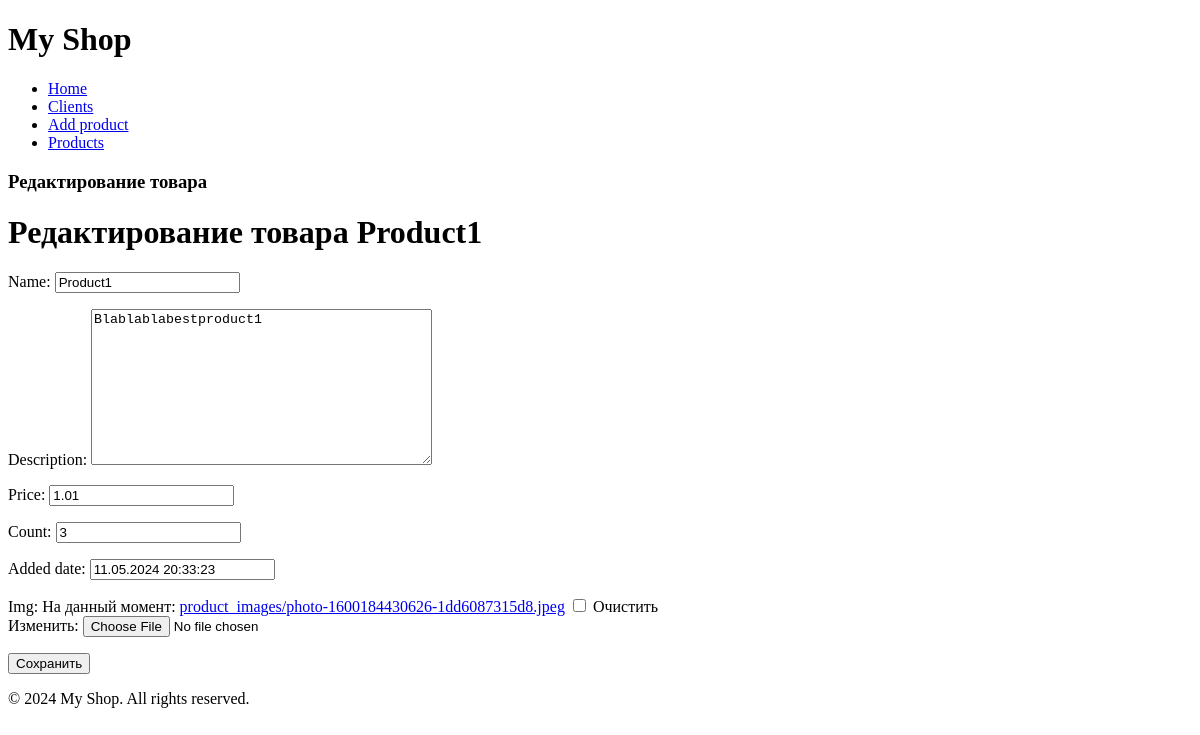
The app's page /shop/products/1/edit/, older data.
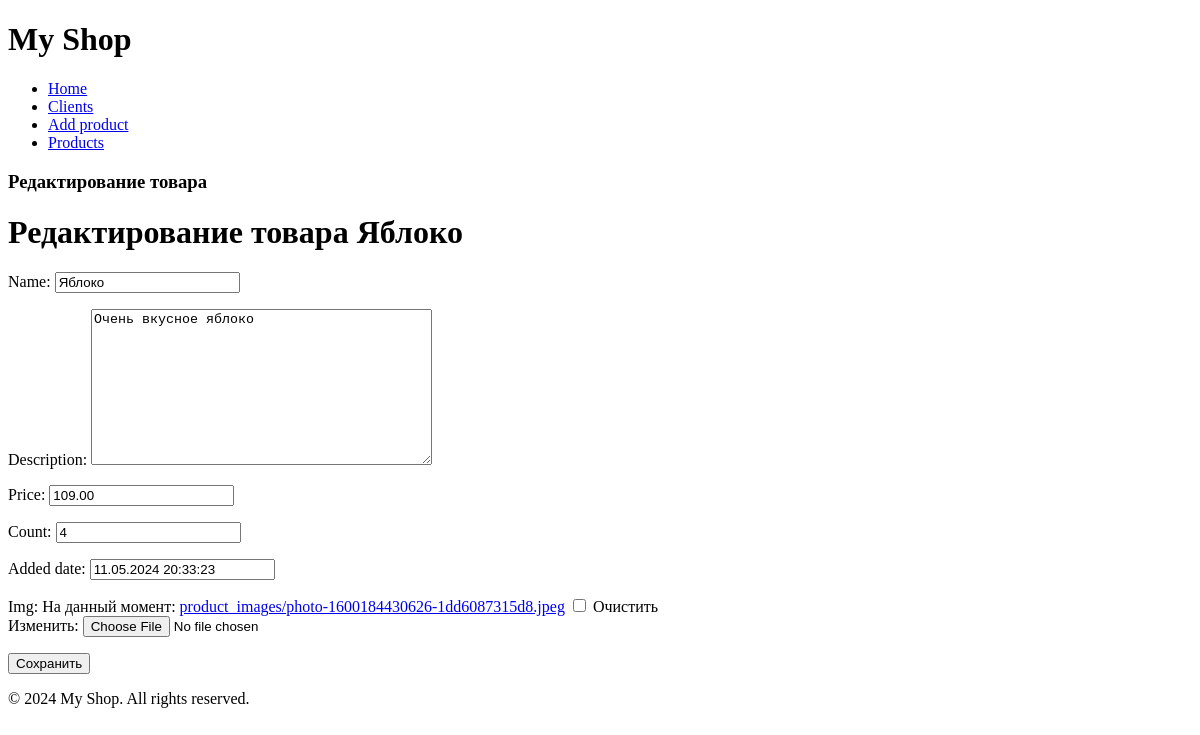
The same page, newer data.
### myshopapp/models.py (models this page shows, shortened)
class Product(models.Model):
    name = models.CharField(max_length=100)
    description = models.TextField()
    price = models.DecimalField(max_digits=10, decimal_places=2)
    count = models.IntegerField()
    added_date = models.DateTimeField(default=timezone.now)
    img = models.ImageField(upload_to='product_images/', blank=True, null=True)

### myshopapp/views.py (the view)
# urls.py: path('products/<int:pk>/edit/', views.edit_product, name='edit_product'),
def edit_product(request, pk):
    product = get_object_or_404(Product, pk=pk)
    if request.method == 'POST':
        form = ProductForm(request.POST, request.FILES, instance=product)
        if form.is_valid():
            form.save()
            return redirect('all_products')
    else:
        form = ProductForm(instance=product)
    return render(request, 'myshopapp/edit_product.html', {'form': form, 'product': product})

### myshopapp/forms.py
class ProductForm(forms.ModelForm):
    class Meta:
        model = Product
        fields = [
            'name',
            'description',
            'price',
            'count',
            'added_date',
            'img'
        ]

### myshopapp/templates/myshopapp/edit_product.html (shortened to what this page needs)
{% extends 'base.html' %}
{% block content %}
<h3>Редактирование товара</h3>
<h1>Редактирование товара {{ product.name }}</h1>
    <form method="post" enctype="multipart/form-data">
        {{ form.as_p }}
        <button type="submit">Сохранить</button>
    </form>
{% endblock %}

Row changes from the older to the newer data that the page shows:
changed Product: name "Product1" → "Яблоко"; description "Blablablabestproduct1" → "Очень вкусное яблоко"; price "1.01" → "109.00"; count "3" → "4"
